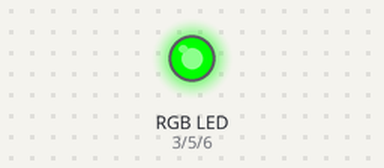
This sketch was run on a simulated Arduino Uno, built with avr-gcc and run on an emulated ATmega328P. Shown: an RGB LED mixed from three pins (HIGH = lit).

Above: at 0.4 s.
At 1.6 s:
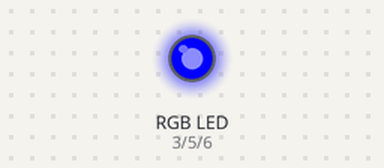
At 5.0 s:
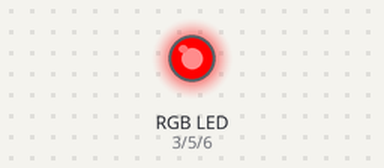
Timing chart, 0 to 6.7 s (numbered marks = the images above):
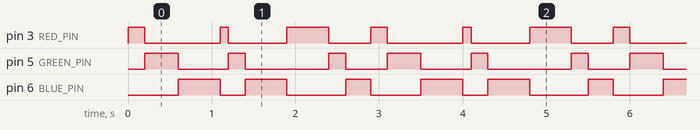

Measured:
- by itself, pin 3 (RED_PIN): repeats every 2.9 s: LOW 0.90 s, HIGH 0.10 s, LOW 0.70 s, HIGH 0.50 s, LOW 0.50 s, HIGH 0.20 s
- by itself, pin 5 (GREEN_PIN): repeats every 2.9 s: LOW 0.60 s, HIGH 0.20 s, LOW 1.0 s, HIGH 0.20 s, LOW 0.50 s, HIGH 0.40 s
- by itself, pin 6 (BLUE_PIN): repeats every 2.9 s: LOW 0.30 s, HIGH 0.50 s, LOW 0.70 s, HIGH 0.30 s, LOW 0.60 s, HIGH 0.50 s

The sketch:

LedRgbWithArrayOfInstructions.ino
```cpp
#define RED_PIN 3
#define GREEN_PIN 5
#define BLUE_PIN 6

const int totalStates = 9;
int ledState[totalStates] = {1, 1, 1, 1, 1, 1, 1, 1, 1};
int ledColor[totalStates] = {1, 2, 3, 1, 2, 3, 1, 2, 3};
int ledDuration[totalStates] = {200, 400, 500, 100, 200, 500, 500, 200, 300};

void setup() {
  pinMode(RED_PIN, OUTPUT);
  pinMode(GREEN_PIN, OUTPUT);
  pinMode(BLUE_PIN, OUTPUT);
}

void loop() {
  for (int i = 0; i < totalStates; i++) {
    int pin;
    if (ledColor[i] == 1) {
      pin = RED_PIN;
    } else if (ledColor[i] == 2) {
      pin = GREEN_PIN;
    } else{
      pin = BLUE_PIN;
    }
    digitalWrite(pin, ledState[i]);
    delay(ledDuration[i]);
    digitalWrite(pin, !ledState[i]);
  }
}
```
